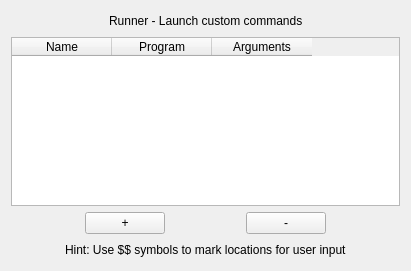
<?xml version="1.0" encoding="UTF-8"?>
<ui version="4.0">
 <class>Dlg</class>
 <widget class="QWidget" name="Dlg">
  <property name="geometry">
   <rect>
    <x>0</x>
    <y>0</y>
    <width>411</width>
    <height>271</height>
   </rect>
  </property>
  <property name="cursor">
   <cursorShape>ArrowCursor</cursorShape>
  </property>
  <property name="windowTitle">
   <string>Form</string>
  </property>
  <layout class="QVBoxLayout">
   <item>
    <layout class="QHBoxLayout">
     <item>
      <spacer>
       <property name="orientation">
        <enum>Qt::Horizontal</enum>
       </property>
       <property name="sizeHint" stdset="0">
        <size>
         <width>40</width>
         <height>20</height>
        </size>
       </property>
      </spacer>
     </item>
     <item>
      <widget class="QLabel" name="label">
       <property name="text">
        <string>Runner - Launch custom commands</string>
       </property>
      </widget>
     </item>
     <item>
      <spacer>
       <property name="orientation">
        <enum>Qt::Horizontal</enum>
       </property>
       <property name="sizeHint" stdset="0">
        <size>
         <width>40</width>
         <height>20</height>
        </size>
       </property>
      </spacer>
     </item>
    </layout>
   </item>
   <item>
    <widget class="DropTableWidget" name="table">
     <property name="verticalScrollMode">
      <enum>QAbstractItemView::ScrollPerPixel</enum>
     </property>
     <property name="sortingEnabled">
      <bool>false</bool>
     </property>
     <property name="wordWrap">
      <bool>false</bool>
     </property>
     <property name="columnCount">
      <number>3</number>
     </property>
     <attribute name="verticalHeaderDefaultSectionSize">
      <number>5</number>
     </attribute>
     <column>
      <property name="text">
       <string>Name</string>
      </property>
     </column>
     <column>
      <property name="text">
       <string>Program</string>
      </property>
     </column>
     <column>
      <property name="text">
       <string>Arguments</string>
      </property>
     </column>
    </widget>
   </item>
   <item>
    <layout class="QHBoxLayout">
     <item>
      <spacer>
       <property name="orientation">
        <enum>Qt::Horizontal</enum>
       </property>
       <property name="sizeHint" stdset="0">
        <size>
         <width>40</width>
         <height>20</height>
        </size>
       </property>
      </spacer>
     </item>
     <item>
      <widget class="QPushButton" name="tableNew">
       <property name="text">
        <string>+</string>
       </property>
      </widget>
     </item>
     <item>
      <spacer>
       <property name="orientation">
        <enum>Qt::Horizontal</enum>
       </property>
       <property name="sizeHint" stdset="0">
        <size>
         <width>40</width>
         <height>20</height>
        </size>
       </property>
      </spacer>
     </item>
     <item>
      <widget class="QPushButton" name="tableRemove">
       <property name="text">
        <string>-</string>
       </property>
      </widget>
     </item>
     <item>
      <spacer>
       <property name="orientation">
        <enum>Qt::Horizontal</enum>
       </property>
       <property name="sizeHint" stdset="0">
        <size>
         <width>40</width>
         <height>20</height>
        </size>
       </property>
      </spacer>
     </item>
    </layout>
   </item>
   <item>
    <layout class="QHBoxLayout">
     <item>
      <spacer>
       <property name="orientation">
        <enum>Qt::Horizontal</enum>
       </property>
       <property name="sizeHint" stdset="0">
        <size>
         <width>40</width>
         <height>20</height>
        </size>
       </property>
      </spacer>
     </item>
     <item>
      <widget class="QLabel" name="label_2">
       <property name="text">
        <string>Hint: Use $$ symbols to mark locations for user input</string>
       </property>
      </widget>
     </item>
     <item>
      <spacer>
       <property name="orientation">
        <enum>Qt::Horizontal</enum>
       </property>
       <property name="sizeHint" stdset="0">
        <size>
         <width>40</width>
         <height>20</height>
        </size>
       </property>
      </spacer>
     </item>
    </layout>
   </item>
  </layout>
 </widget>
 <customwidgets>
  <customwidget>
   <class>DropTableWidget</class>
   <extends>QTableWidget</extends>
   <header>DropTableWidget.h</header>
  </customwidget>
 </customwidgets>
 <resources/>
 <connections/>
</ui>
